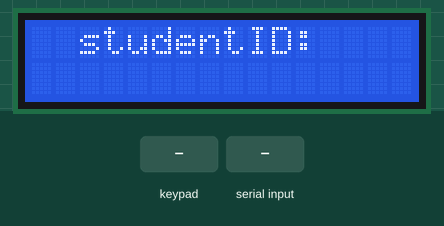
Simulated run of this sketch. Board: Arduino Uno, built with avr-gcc and run on an emulated ATmega328P. Shown: 16×2 character LCD. Inputs (shaded band) come from the test bench. What the sketch prints to the serial monitor is not drawn.

Above: at 1.3 s.
1.4 s: keypad keys 1 3 1 2 9 8 # pressed 0.4 s apart
At 4.8 s:
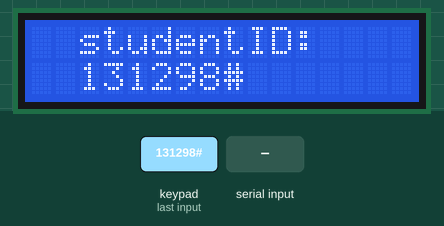
5.7 s: key 'A' pressed
At 6.1 s:
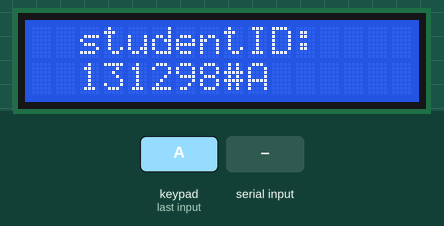
7.2 s: "1\n" received over the second serial link
At 8.5 s:
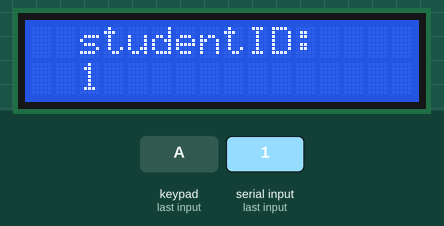
10.2 s: key 'B' pressed
At 10.9 s:
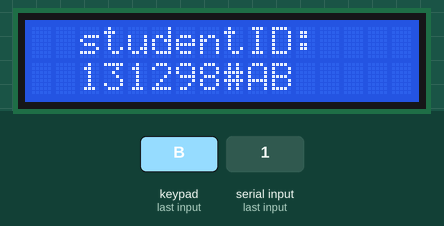
13.2 s: keypad keys 1 3 1 2 9 8 * pressed 0.4 s apart
At 16.2 s:
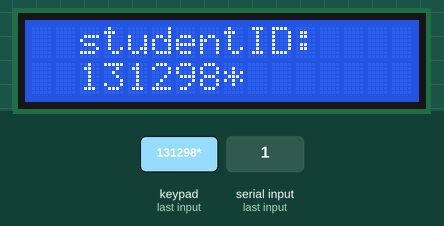
17.5 s: key 'C' pressed
At 18.7 s:
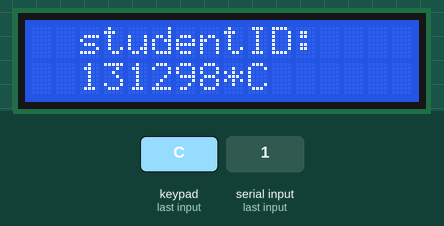
Timing chart, 0 to 20.0 s (numbered marks = the images above; inputs shaded):
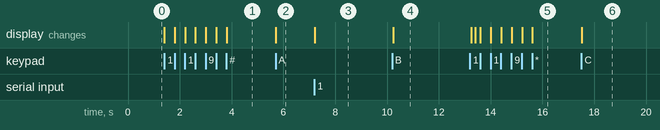

The sketch:

SCANNER_arduino.ino
```cpp
#include <SoftwareSerial.h>

SoftwareSerial mySerial(2, 3);        //  arduino 10,11
SoftwareSerial esp8266Serial(10, 11); // ESP8266連接
String receivedData = "";
String keyData = "";

#include <Wire.h>              // I2C程式庫
#include <LiquidCrystal_I2C.h> // LCD_I2C模組程式庫

// LCD I2C位址，默認為0x27或0x3F，依據背板的晶片不同而有差異，16、2為LCD顯示器大小。
LiquidCrystal_I2C lcd(0x27, 16, 2);

#include <Keypad.h>

const byte ROWS = 4;
const byte COLS = 4;

char keys[ROWS][COLS] = {
    {'1', '2', '3', 'A'},
    {'4', '5', '6', 'B'},
    {'7', '8', '9', 'C'},
    {'*', '0', '#', 'D'}};
byte rowPins[ROWS] = {13, 12, 9, 8};
byte colPins[COLS] = {7, 6, 5, 4};

Keypad keypad = Keypad(makeKeymap(keys), rowPins, colPins, ROWS, COLS);

void (*resetFunc)(void) = 0;

void setup()
{
  // Open serial communications and wait for port to open:
  Serial.begin(9600);
  while (!Serial)
  {
    ; // wait for serial port to connect. Needed for native USB port only
  }
  // set the data rate for the SoftwareSerial port
  mySerial.begin(9600);
  mySerial.println("Scanner Ready");
  lcd.begin(16, 2);
  lcd.init();
  lcd.backlight();
  lcd.setCursor(2, 0); // 從第一行開始顯示
  lcd.print("studentID:");
}

void loop()
{ // run over and over
  if (mySerial.available())
  {
    char receivedChar = mySerial.read(); // 讀取字符
    Serial.write(receivedChar);          // 將字符打印到串行監視器

    // 檢查是否是終止字符（例如換行符）
    if (receivedChar == '\n')
    {
      // 處理接收到的完整數據
      Serial.println("Received Data: " + receivedData);
      esp8266Serial.begin(9600); // ESP8266串行通信
      esp8266Serial.println(receivedData);
      esp8266Serial.end();
      mySerial.begin(9600);
      lcd.setCursor(2, 1); // 從第二行開始顯示
      for (int k = 0; k < 9; k++)
      {
        lcd.print(receivedData[k]);
      }

      // 初始化ESP8266，連接到Wi-Fi等（如果需要）

      // 清空字符串以便於接收新的數據
      receivedData = "";
      delay(3000);
      lcd.clear();         // 清空整個lcd
      lcd.setCursor(2, 0); // 從第一行開始顯示
      lcd.print("studentID:");
    }
    else
    {
      // 將讀取的字符添加到字符串中
      receivedData += receivedChar;
    }
  }
  char key = keypad.getKey();
  if (key != NO_KEY)
  {
    keyData += key;
    Serial.print(key);
    lcd.setCursor(2, 1); // 從第二行開始顯示
    lcd.print(keyData);
  }
  if (keyData.length() > 8)
  {
    esp8266Serial.begin(9600); // ESP8266串行通信
    esp8266Serial.println(keyData);
    esp8266Serial.end();
    Serial.println("key Data: " + keyData);
    keyData = "";
    delay(3000);
    lcd.clear();         // 清空整個lcd
    lcd.setCursor(2, 0); // 從第一行開始顯示
    lcd.print("studentID:");
    resetFunc();
  }
}
```

Measured:
- after the input at 1.4 s, the display: first changes at once (image 1 shows a later state)
- after the input at 5.7 s, the display: changes at once (image 2)
- after the input at 7.2 s, the display: changes at once (image 3)
- after the input at 10.2 s, the display: changes after 0.05 s (image 4)
- after the input at 17.5 s, the display: changes at once (image 6)
